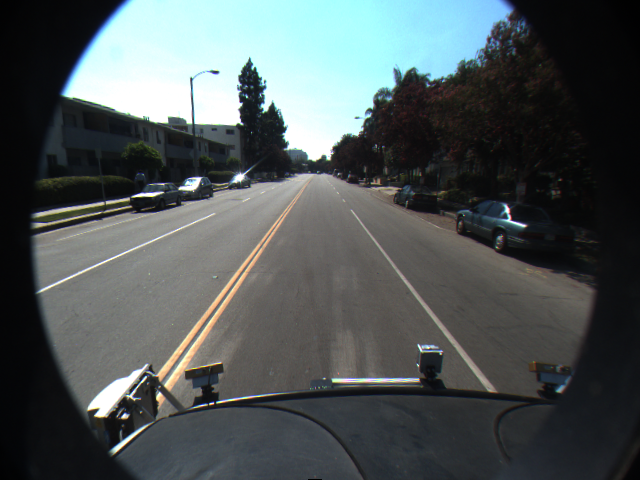
#> input picture HW2/road1.png, 640 x 480 px
$ python q2.py
#> lines starting #> are read from the running program, lines starting #| are printed output that depends on the picture; after the words box and inside, x2 and y2 are one past the last pixel; in counts of white or black regions, pixels touching at a corner belong together
import cv2
import numpy as np
import math
from matplotlib import pyplot as plt


def highlightLanes(image):

	result = (255.0)*((image/(255.0))**2)
	result = np.array(result,dtype=np.uint8)

	return result

# [65 lines of commented-out code are left out]

def detectLanes(image):

	highlighted = highlightLanes(image)
	canny = cv2.Canny(highlighted, 60, 160)
	lines = cv2.HoughLinesP(canny,2,np.pi/180,180,minLineLength=120,maxLineGap=17)

	left = 0
	right = 0
	thetas = [0]

	for line in lines:
		x1,y1,x2,y2 = line[0]

		slope = float(y2-y1)/(x2-x1)
		theta = math.atan(slope)

		if abs(theta) < 0.1745:
			continue

		for t in thetas:
			if abs(theta-t) < 0.13:
				break
		else:
			thetas.append(theta)

			if (slope > 0) and (right < 2):
				right += 1
				cv2.line(image,(x1,y1),(x2,y2),(0,0,255),4)

			if (slope < 0) and (left < 3):
				left += 1
				cv2.line(image,(x1,y1),(x2,y2),(0,0,255),4)


	return image;

im1 = cv2.imread('road1.png',1);
#> im1 is the input picture: shape (480, 640, 3); mean B, G, R 86.8, 86.2, 78.9
im2 = cv2.imread('road2.png',1);
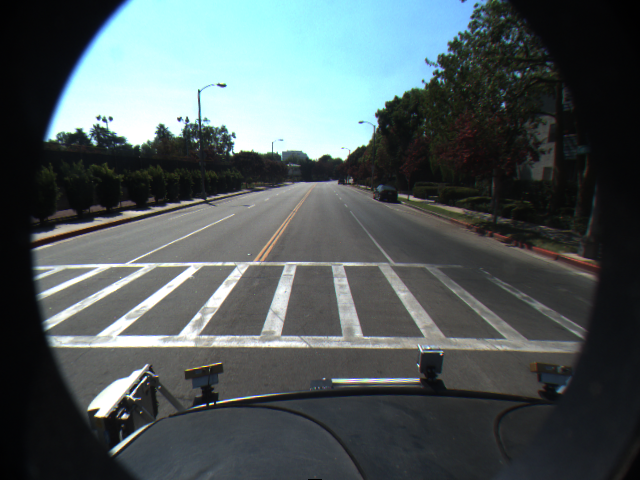
#> input picture HW2/road2.png, 640 x 480 px
#> im2 is the input picture: shape (480, 640, 3); mean B, G, R 91.3, 90.1, 79.7

#========= PART A ==========

lanes1 = detectLanes(im1);
#> in highlightLanes, `result = (255.0)*((image/(255.0))**2)`:
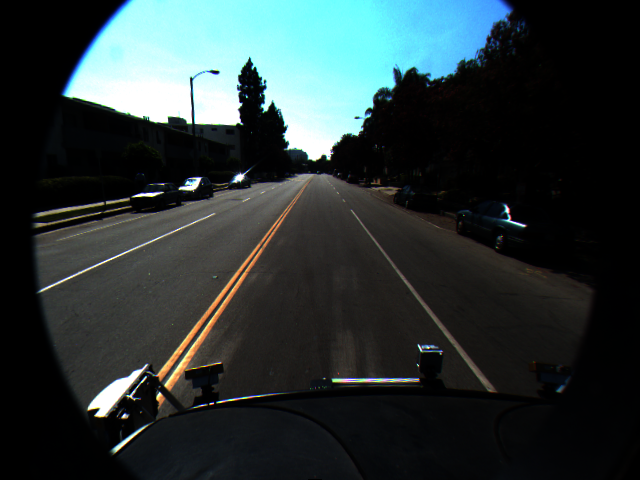
#> result: shape (480, 640, 3) float64; mean B, G, R 54.9, 54.4, 43.4
#> in detectLanes, `canny = cv2.Canny(highlighted, 60, 160)`:
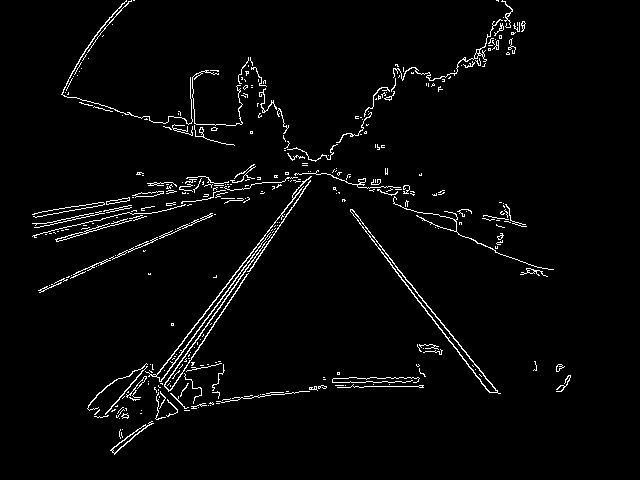
#> canny: shape (480, 640); 2.8% white in thin lines or dots, all inside (x1, y1, x2, y2) = (32, 0, 571, 455)
#> in detectLanes, `lines = cv2.HoughLinesP(canny,2,np.pi/180,180,minLineLength=120,maxLin..`: lines = [[155, 376, 358, 116], [302, 150, 499, 393], [189, 360, 336, 142], [154, 389, 243, 267], [350, 210, 481, 383], [40, 290, 197, 221], [38, 290, 211, 213], [116, 417, 372, 381], [129, 199, 288, 173]]
#> the loop in detectLanes, `for line in lines:` made 9 passes
#> (x1, y1, x2, y2, slope, theta) on passes 1 to 9: (155, 376, 358, 116, -1.28, -0.908), (302, 150, 499, 393, 1.23, 0.89), (189, 360, 336, 142, -1.48, -0.978), (154, 389, 243, 267, -1.37, -0.941), (350, 210, 481, 383, 1.32, 0.923), (40, 290, 197, 221, -0.439, -0.414), (38, 290, 211, 213, -0.445, -0.419), (116, 417, 372, 381, -0.141, -0.14), (129, 199, 288, 173, -0.164, -0.162)
#> after the loop in detectLanes, `for line in lines:`:
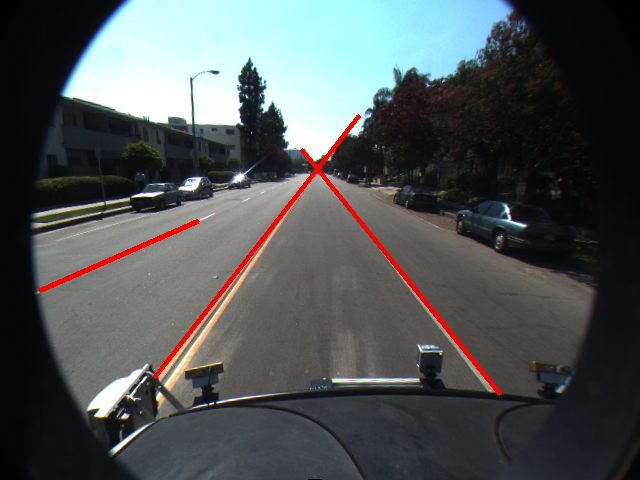
#> image: shape (480, 640, 3); 1.23% of pixels changed, all inside (x1, y1, x2, y2) = (38, 114, 502, 396)
#> after the loop in detectLanes, `for line in lines:`: left = 2; right = 1; thetas = [0, -0.908, 0.89, -0.414]

cv2.imshow("Lane Image 1",lanes1 );
cv2.waitKey(0)
cv2.imwrite("lanes1.jpg",lanes1);

# Second image

lanes2 = detectLanes(im2);
#> in highlightLanes (call 2), `result = (255.0)*((image/(255.0))**2)`:
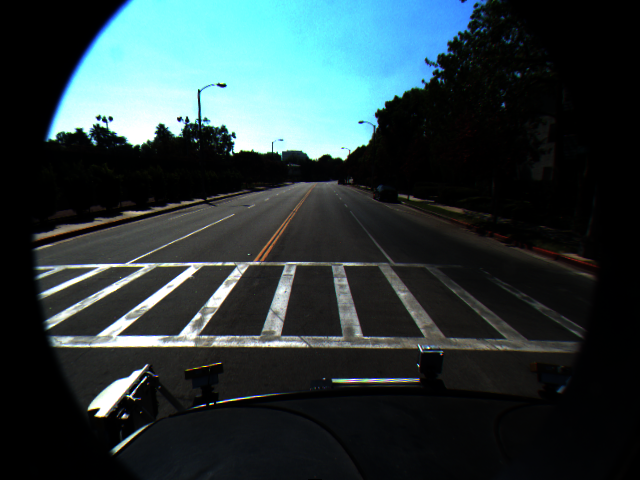
#> result: shape (480, 640, 3) float64; mean B, G, R 61.7, 59.8, 44.1
#> in detectLanes (call 2), `canny = cv2.Canny(highlighted, 60, 160)`:
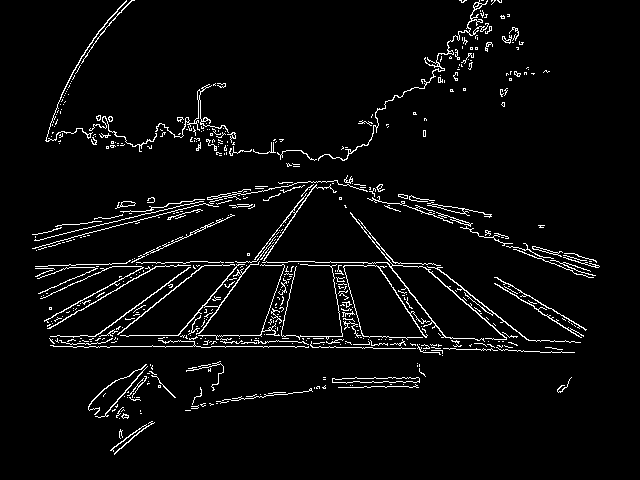
#> canny: shape (480, 640); 4.1% white in thin lines or dots, all inside (x1, y1, x2, y2) = (32, 0, 600, 455)
#> in detectLanes (call 2), `lines = cv2.HoughLinesP(canny,2,np.pi/180,180,minLineLength=120,maxLin..`: lines = 15 rows, first 6: [80, 335, 300, 335], [152, 265, 284, 265], [102, 416, 246, 261], [162, 341, 346, 341], [239, 346, 420, 349], [183, 337, 297, 211]
#> the loop in detectLanes (call 2), `for line in lines:` made 15 passes
#> (x1, y1, x2, y2, slope, theta) on passes 1 to 12: (80, 335, 300, 335, 0, 0), (152, 265, 284, 265, 0, 0), (102, 416, 246, 261, -1.08, -0.822), (162, 341, 346, 341, 0, 0), (239, 346, 420, 349, 0.0166, 0.0166), (183, 337, 297, 211, -1.11, -0.835), (399, 203, 595, 266, 0.321, 0.311), (371, 345, 517, 345, 0, 0), (402, 203, 588, 274, 0.382, 0.365), (32, 248, 178, 209, -0.267, -0.261), (430, 212, 563, 255, 0.323, 0.313), (327, 181, 453, 348, 1.33, 0.924)
#> after the loop in detectLanes (call 2), `for line in lines:`:
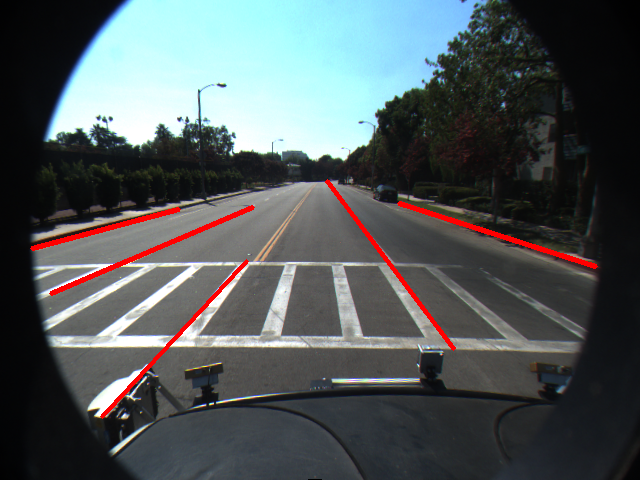
#> image: shape (480, 640, 3); 1.59% of pixels changed, all inside (x1, y1, x2, y2) = (30, 179, 598, 419)
#> after the loop in detectLanes (call 2), `for line in lines:`: left = 3; right = 2; thetas = [0, -0.822, 0.311, -0.261, 0.924, -0.404]

cv2.imshow("Lane Image 2",lanes2 );
cv2.waitKey(0)
cv2.imwrite("lanes2.jpg",lanes2);
